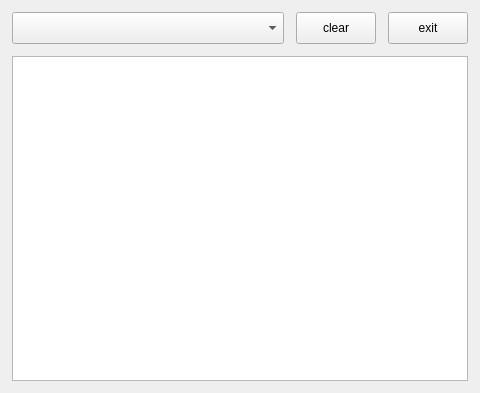
<?xml version="1.0" encoding="UTF-8"?>
<ui version="4.0">
 <class>MainWindow</class>
 <widget class="QMainWindow" name="MainWindow">
  <property name="geometry">
   <rect>
    <x>0</x>
    <y>0</y>
    <width>480</width>
    <height>393</height>
   </rect>
  </property>
  <property name="windowTitle">
   <string>keydump</string>
  </property>
  <widget class="QWidget" name="centralWidget">
   <layout class="QGridLayout" name="gridLayout" rowstretch="1,10" columnstretch="6,1,1">
    <property name="leftMargin">
     <number>12</number>
    </property>
    <property name="topMargin">
     <number>12</number>
    </property>
    <property name="rightMargin">
     <number>12</number>
    </property>
    <property name="bottomMargin">
     <number>12</number>
    </property>
    <property name="spacing">
     <number>12</number>
    </property>
    <item row="0" column="0">
     <widget class="QComboBox" name="comboBox">
      <property name="sizePolicy">
       <sizepolicy hsizetype="Preferred" vsizetype="Preferred">
        <horstretch>0</horstretch>
        <verstretch>0</verstretch>
       </sizepolicy>
      </property>
     </widget>
    </item>
    <item row="0" column="2">
     <widget class="QPushButton" name="pushButton">
      <property name="sizePolicy">
       <sizepolicy hsizetype="Preferred" vsizetype="Preferred">
        <horstretch>0</horstretch>
        <verstretch>0</verstretch>
       </sizepolicy>
      </property>
      <property name="text">
       <string>exit</string>
      </property>
     </widget>
    </item>
    <item row="0" column="1">
     <widget class="QPushButton" name="pushButton_2">
      <property name="sizePolicy">
       <sizepolicy hsizetype="Preferred" vsizetype="Preferred">
        <horstretch>0</horstretch>
        <verstretch>0</verstretch>
       </sizepolicy>
      </property>
      <property name="text">
       <string>clear</string>
      </property>
     </widget>
    </item>
    <item row="1" column="0" colspan="3">
     <widget class="QTextEdit" name="textEdit">
      <property name="undoRedoEnabled">
       <bool>false</bool>
      </property>
      <property name="readOnly">
       <bool>true</bool>
      </property>
      <property name="html">
       <string>&lt;!DOCTYPE HTML PUBLIC &quot;-//W3C//DTD HTML 4.0//EN&quot; &quot;http://www.w3.org/TR/REC-html40/strict.dtd&quot;&gt;
&lt;html&gt;&lt;head&gt;&lt;meta name=&quot;qrichtext&quot; content=&quot;1&quot; /&gt;&lt;style type=&quot;text/css&quot;&gt;
p, li { white-space: pre-wrap; }
&lt;/style&gt;&lt;/head&gt;&lt;body style=&quot; font-family:'Ubuntu'; font-size:11pt; font-weight:400; font-style:normal;&quot;&gt;
&lt;p style=&quot;-qt-paragraph-type:empty; margin-top:0px; margin-bottom:0px; margin-left:0px; margin-right:0px; -qt-block-indent:0; text-indent:0px;&quot;&gt;&lt;br /&gt;&lt;/p&gt;&lt;/body&gt;&lt;/html&gt;</string>
      </property>
      <property name="acceptRichText">
       <bool>false</bool>
      </property>
     </widget>
    </item>
   </layout>
  </widget>
 </widget>
 <layoutdefault spacing="6" margin="11"/>
 <resources/>
 <connections/>
</ui>
